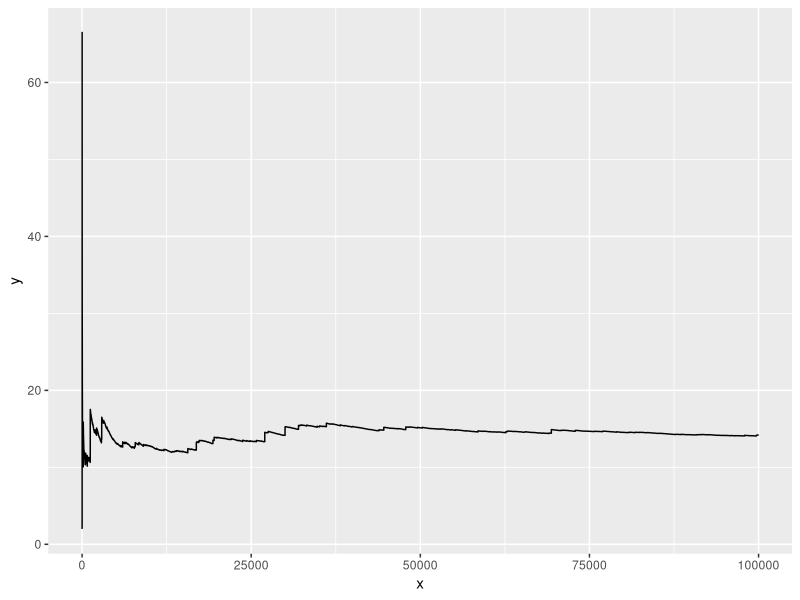

This figure's R source:
## ---- chunk 1
set.seed(938475)
## ---- chunk 2
estimacion_MC <- function(){
  n <- 1e5
  valores <- replicate(n, {
    x <- rgeom(1, prob = 1/2)
    2^(x+1)
  })
  Estimacion <- mean(valores)
  
  probabilidad_cobertura <- 0.95
  alfa <- 1 - probabilidad_cobertura
  percentil <- qnorm(1 - alfa / 2)
  error_estandar <- sqrt(var(valores) / n)
  
  Intervalo <- Estimacion + c(-1, 1) * error_estandar * percentil
  Longitud <- diff(Intervalo)
  
  Estimacion
  Intervalo
  Longitud
}

estimacion_MC()
## ---- chunk 3
library(ggplot2)

n <- 1e5
  valores <- replicate(n, {
    x <- rgeom(1, prob = 1/2)
    2^(x+1)
  })
  
ggplot(
  data.frame(x = 1:n, 
             y = cumsum(valores)/(1:n)),
  aes(x = x, y = y)
) + geom_line()
